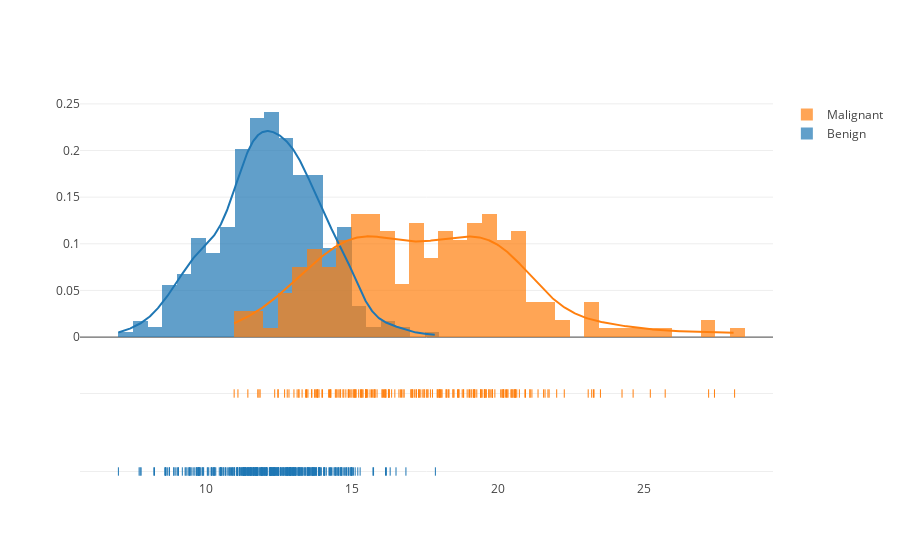

Notebook cell for this chart:
### Markdown cell above
Perhaps a better way to visualize the data is using stacked histograms.

### Code cell
py.iplot(ff.create_distplot(
    [data.loc[~data['malignant'], 'mean radius'],
     data.loc[data['malignant'], 'mean radius']], 
    group_labels=["Benign","Malignant"],
    bin_size=0.5))

### Figure 1 — Plotly figure (JSON) as saved in the notebook; plotly's stock layout.template omitted (floating-point values rounded to 4 significant figures; data arrays with more than 128 entries replaced by an {"elided": "..."} marker saying what was removed)
{"data": [{"autobinx": false, "histnorm": "probability density", "legendgroup": "Benign", "marker": {"color": "rgb(31, 119, 180)"}, "name": "Benign", "opacity": 0.7, "type": "histogram", "x": {"elided": "357 float values"}, "xaxis": "x", "xbins": {"end": 17.85, "size": 0.5, "start": 6.981}, "yaxis": "y"}, {"autobinx": false, "histnorm": "probability density", "legendgroup": "Malignant", "marker": {"color": "rgb(255, 127, 14)"}, "name": "Malignant", "opacity": 0.7, "type": "histogram", "x": {"elided": "212 float values"}, "xaxis": "x", "xbins": {"end": 28.11, "size": 0.5, "start": 10.95}, "yaxis": "y"}, {"legendgroup": "Benign", "marker": {"color": "rgb(31, 119, 180)"}, "mode": "lines", "name": "Benign", "showlegend": false, "type": "scatter", "x": {"elided": "500 float values"}, "xaxis": "x", "y": {"elided": "500 float values"}, "yaxis": "y"}, {"legendgroup": "Malignant", "marker": {"color": "rgb(255, 127, 14)"}, "mode": "lines", "name": "Malignant", "showlegend": false, "type": "scatter", "x": {"elided": "500 float values"}, "xaxis": "x", "y": {"elided": "500 float values"}, "yaxis": "y"}, {"legendgroup": "Benign", "marker": {"color": "rgb(31, 119, 180)", "symbol": "line-ns-open"}, "mode": "markers", "name": "Benign", "showlegend": false, "text": null, "type": "scatter", "x": {"elided": "357 float values"}, "xaxis": "x", "y": {"elided": "357 str values"}, "yaxis": "y2"}, {"legendgroup": "Malignant", "marker": {"color": "rgb(255, 127, 14)", "symbol": "line-ns-open"}, "mode": "markers", "name": "Malignant", "showlegend": false, "text": null, "type": "scatter", "x": {"elided": "212 float values"}, "xaxis": "x", "y": {"elided": "212 str values"}, "yaxis": "y2"}], "layout": {"autosize": true, "barmode": "overlay", "hovermode": "closest", "legend": {"traceorder": "reversed"}, "xaxis": {"anchor": "y2", "autorange": true, "domain": [0, 1], "range": [5.654, 29.44], "type": "linear", "zeroline": false}, "yaxis": {"anchor": "free", "autorange": true, "domain": [0.35, 1], "position": 0, "range": [-0.01061, 0.2541], "type": "linear"}, "yaxis2": {"anchor": "x", "autorange": true, "domain": [0, 0.25], "dtick": 1, "range": [-0.1338, 1.134], "showticklabels": false, "type": "category"}}}
